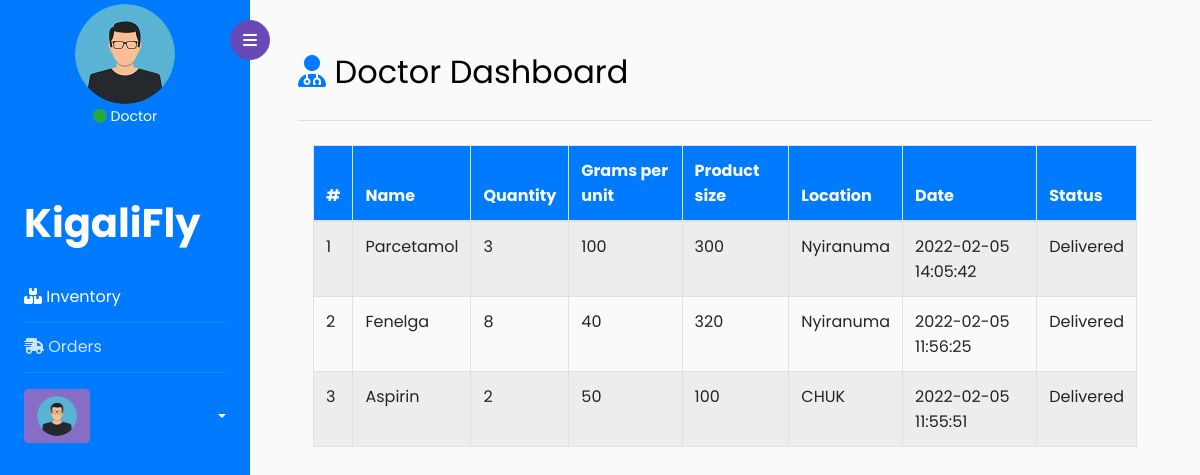
/operator/ship.php (signed in), run on the app's committed database.
### tables this page shows
CREATE TABLE `orders` (
  `order_id` int(11) NOT NULL,
  `prod_id` int(11) NOT NULL,
  `quantity` int(11) DEFAULT NULL,
  `doc_id` int(11) NOT NULL,
  `order_date` datetime NOT NULL DEFAULT current_timestamp(),
  `received` tinyint(4) NOT NULL DEFAULT 0
);

CREATE TABLE `products` (
  `prod_id` int(11) NOT NULL,
  `prod_name` varchar(100) DEFAULT NULL,
  `quantity` int(11) DEFAULT NULL,
  `gram_unit` int(11) NOT NULL,
  `total_mass_g` varchar(100) NOT NULL,
  `date_added` datetime NOT NULL DEFAULT current_timestamp(),
  `status` tinyint(4) NOT NULL DEFAULT 1
);

CREATE TABLE `doctor` (
  `doc_id` int(11) NOT NULL,
  `names` varchar(100) DEFAULT NULL,
  `password` varchar(255) DEFAULT NULL,
  `hosp_name` varchar(100) DEFAULT NULL,
  `phone_nbr` varchar(30) DEFAULT NULL,
  `register_dt` text NOT NULL,
  `status` tinyint(4) NOT NULL DEFAULT 1
);

### operator/ship.php (the view, shortened to what this page needs)
<link rel="stylesheet" href="https://cdnjs.cloudflare.com/ajax/libs/datatables/1.10.21/css/jquery.dataTables.min.css">
<?php
    include '../saver/db.php';
    include_once '../header.php';
?>
<div id="content" class="p-2 p-md-5 pt-5">
    <h2 class="mb-4"><i class="fas fa-user-md text-primary"></i> Doctor Dashboard</h2>
    <hr class="py-1">
    <div class="container-fluid">
        <div class="row">
            <div class="col-md-12">
            <table id="table-prod" class="table table-hover table-bordered table-striped">
                    <thead class="thead bg-primary text-light">
                        <tr>
                            <th scope="col">#</th>
                            <th scope="col">Name</th>
                            <th scope="col">Quantity</th>
                            <th scope="col">Grams per unit</th>
                            <th scope="col">Product size</th>
                            <th scope="col">Location</th>
                            <th scope="col">Date</th>
                            <th scope="col">Status </th>
                        </tr>
                    </thead>
                    <tbody>
                        <?php
                            $sel = "SELECT * FROM doctor, products, orders WHERE products.prod_id = orders.prod_id AND orders.doc_id = doctor.doc_id AND orders.received = 1 ORDER BY orders.order_date DESC";
                            $que = $c->query($sel);
                            if ($que->num_rows > 0) {
                                $no = 1;
                                while ($row = $que->fetch_assoc()) {
                                    $pname = $row['prod_name'];
                                    $qua = $row['quantity'];
                                    $gram_unit = $row['gram_unit'];
                                    $hosp = $row['hosp_name'];
                                    $order_dt = $row['order_date'];
                                    $total_mas = $gram_unit * $qua;
                                    if ($row['received'] == 1) {
                                        $status = "Delivered";
                                    } else if ($row['received'] == 0) {
                                        $status = "Pending";
                                    }
                                    ?>
                                        <tr>
                                            <td><?= $no++; ?></td>
                                            <td><?= $pname; ?></td>
                                            <td><?= $qua; ?></td>
                                            <td><?= $gram_unit; ?></td>
                                            <td><?= $total_mas; ?></td>
                                            <td><?= $hosp; ?></td>
                                            <td><?= $order_dt; ?></td>
                                            <td><?= $status; ?></td>
                                        </tr>
                                    <?php
                                }
                            }
                        ?>
                    </tbody>
                </table>
            </div>
        </div>
    </div>
</div>
</div>
</body>
</html>

### data on the page
orders: prod.prod_name "Parcetamol", quantity "3", prod.gram_unit "100", total_mas "300", doc.hosp_name "Nyiranuma", order_date "2022-02-05 14:05:42", received "Delivered"
orders: prod.prod_name "Fenelga", quantity "8", prod.gram_unit "40", total_mas "320", doc.hosp_name "Nyiranuma", order_date "2022-02-05 11:56:25", received "Delivered"
orders: prod.prod_name "Aspirin", quantity "2", prod.gram_unit "50", total_mas "100", doc.hosp_name "CHUK", order_date "2022-02-05 11:55:51", received "Delivered"
